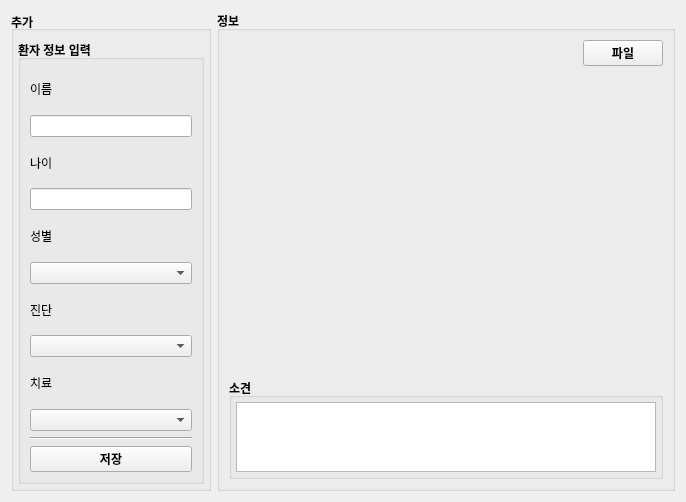
<?xml version="1.0" encoding="UTF-8"?>
<ui version="4.0">
 <class>PatientAddForm</class>
 <widget class="QWidget" name="PatientAddForm">
  <property name="geometry">
   <rect>
    <x>0</x>
    <y>0</y>
    <width>686</width>
    <height>501</height>
   </rect>
  </property>
  <property name="windowTitle">
   <string>Form</string>
  </property>
  <layout class="QHBoxLayout" name="horizontalLayout">
   <item>
    <widget class="QGroupBox" name="groupBox">
     <property name="maximumSize">
      <size>
       <width>200</width>
       <height>16777215</height>
      </size>
     </property>
     <property name="font">
      <font>
       <bold>true</bold>
      </font>
     </property>
     <property name="title">
      <string>추가</string>
     </property>
     <property name="alignment">
      <set>Qt::AlignmentFlag::AlignLeading|Qt::AlignmentFlag::AlignLeft|Qt::AlignmentFlag::AlignVCenter</set>
     </property>
     <layout class="QVBoxLayout" name="verticalLayout_3">
      <property name="spacing">
       <number>4</number>
      </property>
      <property name="leftMargin">
       <number>4</number>
      </property>
      <property name="rightMargin">
       <number>4</number>
      </property>
      <property name="bottomMargin">
       <number>4</number>
      </property>
      <item>
       <widget class="QGroupBox" name="groupBox_4">
        <property name="font">
         <font>
          <bold>true</bold>
         </font>
        </property>
        <property name="title">
         <string>환자 정보 입력</string>
        </property>
        <property name="flat">
         <bool>true</bool>
        </property>
        <layout class="QVBoxLayout" name="verticalLayout">
         <item>
          <widget class="QLabel" name="label">
           <property name="font">
            <font>
             <bold>false</bold>
            </font>
           </property>
           <property name="text">
            <string>이름</string>
           </property>
          </widget>
         </item>
         <item>
          <widget class="QLineEdit" name="leNameAdd"/>
         </item>
         <item>
          <widget class="QLabel" name="label_2">
           <property name="font">
            <font>
             <bold>false</bold>
            </font>
           </property>
           <property name="text">
            <string>나이</string>
           </property>
          </widget>
         </item>
         <item>
          <widget class="QLineEdit" name="leAgeAdd"/>
         </item>
         <item>
          <widget class="QLabel" name="label_3">
           <property name="font">
            <font>
             <bold>false</bold>
            </font>
           </property>
           <property name="text">
            <string>성별</string>
           </property>
          </widget>
         </item>
         <item>
          <widget class="QComboBox" name="cbGenderAdd">
           <property name="font">
            <font>
             <bold>false</bold>
            </font>
           </property>
          </widget>
         </item>
         <item>
          <widget class="QLabel" name="label_4">
           <property name="font">
            <font>
             <bold>false</bold>
            </font>
           </property>
           <property name="text">
            <string>진단</string>
           </property>
          </widget>
         </item>
         <item>
          <widget class="QComboBox" name="cbDiagnosisAdd">
           <property name="font">
            <font>
             <bold>false</bold>
            </font>
           </property>
          </widget>
         </item>
         <item>
          <widget class="QLabel" name="label_5">
           <property name="font">
            <font>
             <bold>false</bold>
            </font>
           </property>
           <property name="text">
            <string>치료</string>
           </property>
          </widget>
         </item>
         <item>
          <widget class="QComboBox" name="cbTreatmentAdd">
           <property name="font">
            <font>
             <bold>false</bold>
            </font>
           </property>
          </widget>
         </item>
         <item>
          <widget class="Line" name="line">
           <property name="orientation">
            <enum>Qt::Orientation::Horizontal</enum>
           </property>
          </widget>
         </item>
         <item>
          <widget class="QPushButton" name="btnSaveAdd">
           <property name="text">
            <string>저장</string>
           </property>
          </widget>
         </item>
        </layout>
       </widget>
      </item>
     </layout>
    </widget>
   </item>
   <item>
    <widget class="QGroupBox" name="groupBox_2">
     <property name="font">
      <font>
       <bold>true</bold>
      </font>
     </property>
     <property name="title">
      <string>정보</string>
     </property>
     <layout class="QVBoxLayout" name="verticalLayout_5">
      <item>
       <layout class="QHBoxLayout" name="horizontalLayout_3">
        <item>
         <spacer name="horizontalSpacer">
          <property name="orientation">
           <enum>Qt::Orientation::Horizontal</enum>
          </property>
          <property name="sizeHint" stdset="0">
           <size>
            <width>40</width>
            <height>20</height>
           </size>
          </property>
         </spacer>
        </item>
        <item>
         <widget class="QPushButton" name="btnFileAdd">
          <property name="text">
           <string>파일</string>
          </property>
         </widget>
        </item>
       </layout>
      </item>
      <item>
       <widget class="QLabel" name="lbImageAdd">
        <property name="minimumSize">
         <size>
          <width>0</width>
          <height>300</height>
         </size>
        </property>
        <property name="text">
         <string/>
        </property>
        <property name="scaledContents">
         <bool>true</bool>
        </property>
       </widget>
      </item>
      <item>
       <widget class="QGroupBox" name="groupBox_5">
        <property name="title">
         <string>소견</string>
        </property>
        <layout class="QVBoxLayout" name="verticalLayout_4">
         <property name="spacing">
          <number>4</number>
         </property>
         <property name="leftMargin">
          <number>4</number>
         </property>
         <property name="topMargin">
          <number>4</number>
         </property>
         <property name="rightMargin">
          <number>4</number>
         </property>
         <property name="bottomMargin">
          <number>4</number>
         </property>
         <item>
          <widget class="QTextEdit" name="teDoctorNote">
           <property name="font">
            <font>
             <bold>false</bold>
            </font>
           </property>
          </widget>
         </item>
        </layout>
       </widget>
      </item>
     </layout>
    </widget>
   </item>
  </layout>
 </widget>
 <resources/>
 <connections/>
</ui>
